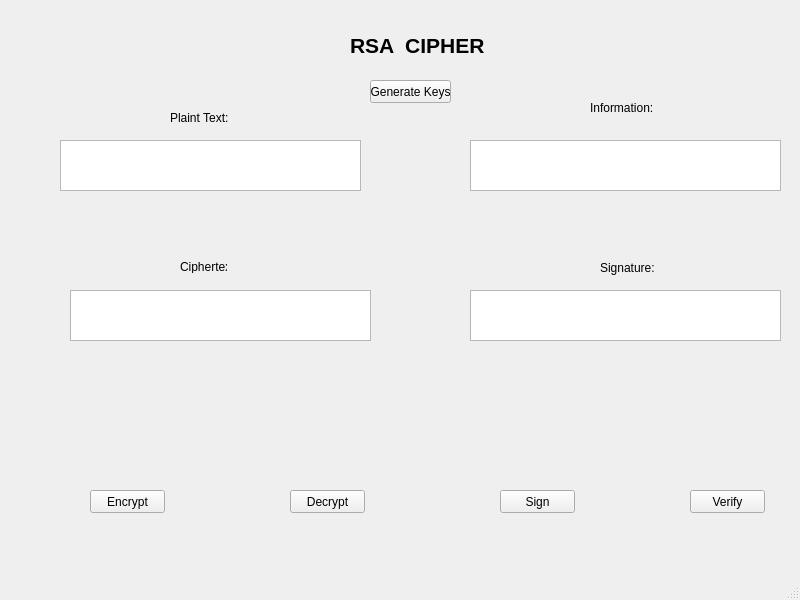
<?xml version="1.0" encoding="UTF-8"?>
<ui version="4.0">
 <class>MainWindow</class>
 <widget class="QMainWindow" name="MainWindow">
  <property name="geometry">
   <rect>
    <x>0</x>
    <y>0</y>
    <width>800</width>
    <height>600</height>
   </rect>
  </property>
  <property name="windowTitle">
   <string>MainWindow</string>
  </property>
  <widget class="QWidget" name="centralwidget">
   <widget class="QLabel" name="label">
    <property name="geometry">
     <rect>
      <x>350</x>
      <y>30</y>
      <width>151</width>
      <height>31</height>
     </rect>
    </property>
    <property name="font">
     <font>
      <pointsize>16</pointsize>
      <weight>75</weight>
      <bold>true</bold>
     </font>
    </property>
    <property name="text">
     <string>RSA  CIPHER</string>
    </property>
   </widget>
   <widget class="QLabel" name="label_2">
    <property name="geometry">
     <rect>
      <x>170</x>
      <y>110</y>
      <width>61</width>
      <height>16</height>
     </rect>
    </property>
    <property name="text">
     <string>Plaint Text:</string>
    </property>
   </widget>
   <widget class="QLabel" name="label_3">
    <property name="geometry">
     <rect>
      <x>180</x>
      <y>260</y>
      <width>47</width>
      <height>13</height>
     </rect>
    </property>
    <property name="text">
     <string>Ciphertext:</string>
    </property>
   </widget>
   <widget class="QLabel" name="label_4">
    <property name="geometry">
     <rect>
      <x>590</x>
      <y>100</y>
      <width>71</width>
      <height>16</height>
     </rect>
    </property>
    <property name="text">
     <string>Information:</string>
    </property>
   </widget>
   <widget class="QLabel" name="label_5">
    <property name="geometry">
     <rect>
      <x>600</x>
      <y>260</y>
      <width>71</width>
      <height>16</height>
     </rect>
    </property>
    <property name="text">
     <string>Signature:</string>
    </property>
   </widget>
   <widget class="QTextBrowser" name="textBrowser">
    <property name="geometry">
     <rect>
      <x>60</x>
      <y>140</y>
      <width>301</width>
      <height>51</height>
     </rect>
    </property>
   </widget>
   <widget class="QTextBrowser" name="textBrowser_2">
    <property name="geometry">
     <rect>
      <x>70</x>
      <y>290</y>
      <width>301</width>
      <height>51</height>
     </rect>
    </property>
   </widget>
   <widget class="QTextBrowser" name="textBrowser_3">
    <property name="geometry">
     <rect>
      <x>470</x>
      <y>140</y>
      <width>311</width>
      <height>51</height>
     </rect>
    </property>
   </widget>
   <widget class="QTextBrowser" name="textBrowser_4">
    <property name="geometry">
     <rect>
      <x>470</x>
      <y>290</y>
      <width>311</width>
      <height>51</height>
     </rect>
    </property>
   </widget>
   <widget class="QPushButton" name="pushButton">
    <property name="geometry">
     <rect>
      <x>90</x>
      <y>490</y>
      <width>75</width>
      <height>23</height>
     </rect>
    </property>
    <property name="text">
     <string>Encrypt</string>
    </property>
   </widget>
   <widget class="QPushButton" name="pushButton_2">
    <property name="geometry">
     <rect>
      <x>290</x>
      <y>490</y>
      <width>75</width>
      <height>23</height>
     </rect>
    </property>
    <property name="text">
     <string>Decrypt</string>
    </property>
   </widget>
   <widget class="QPushButton" name="pushButton_3">
    <property name="geometry">
     <rect>
      <x>500</x>
      <y>490</y>
      <width>75</width>
      <height>23</height>
     </rect>
    </property>
    <property name="text">
     <string>Sign</string>
    </property>
   </widget>
   <widget class="QPushButton" name="pushButton_4">
    <property name="geometry">
     <rect>
      <x>690</x>
      <y>490</y>
      <width>75</width>
      <height>23</height>
     </rect>
    </property>
    <property name="text">
     <string>Verify</string>
    </property>
   </widget>
   <widget class="QPushButton" name="pushButton_5">
    <property name="geometry">
     <rect>
      <x>370</x>
      <y>80</y>
      <width>81</width>
      <height>23</height>
     </rect>
    </property>
    <property name="text">
     <string>Generate Keys</string>
    </property>
   </widget>
  </widget>
  <widget class="QMenuBar" name="menubar">
   <property name="geometry">
    <rect>
     <x>0</x>
     <y>0</y>
     <width>800</width>
     <height>21</height>
    </rect>
   </property>
  </widget>
  <widget class="QStatusBar" name="statusbar"/>
 </widget>
 <resources/>
 <connections/>
</ui>
